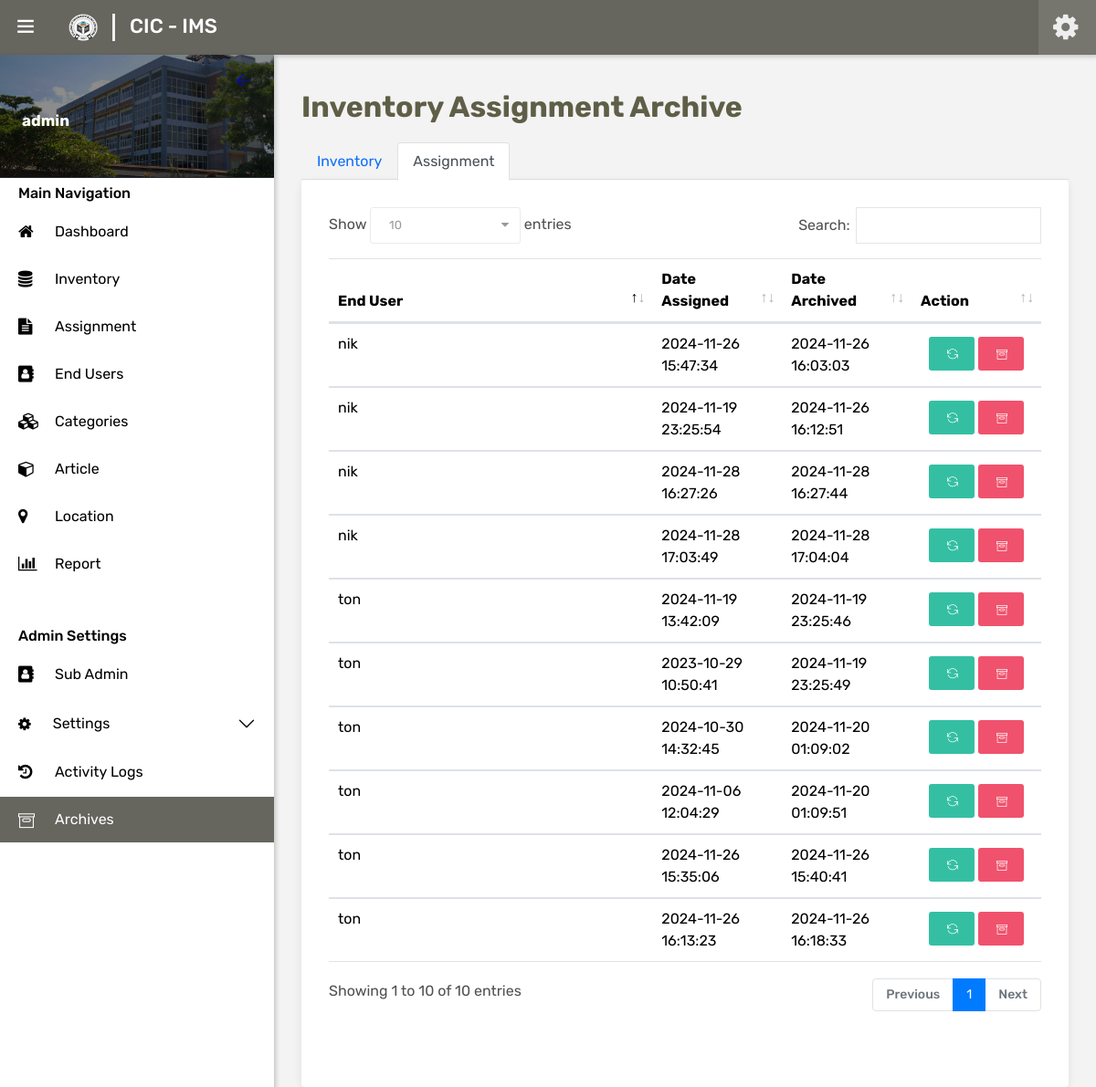
/admin/archive-assignment.php (signed in), run on the app's committed database.
### tables this page shows
CREATE TABLE `system_content` (
  `id` int(3) NOT NULL,
  `sys_name` varchar(50) NOT NULL,
  `login_image` varchar(80) NOT NULL,
  `logo_file` varchar(80) NOT NULL,
  `address` varchar(50) NOT NULL,
  `theme` int(1) NOT NULL
);

CREATE TABLE `inventory_assignment_archive` (
  `id` int(6) NOT NULL,
  `assignment_id` int(6) NOT NULL,
  `end_user` varchar(20) NOT NULL,
  `status` varchar(15) DEFAULT NULL,
  `date_added` datetime NOT NULL,
  `date_archived` datetime NOT NULL
);

### includes/session.php (called while the page is built, shortened)
<?php
    include('../global/model.php');
    $model = new Model();
    if (isset($_SESSION['sess'])) {
        $session_name = $_SESSION['session_name'];
    } else {
        echo "<script>alert('You are not logged in. Redirecting to login page.');window.open('../index.php', '_self');</script>";
        exit;
    }
    $account_id = $_SESSION['sess'];
    $customize = $model->displayReportEdit();
?>

### global/model.php (called while the page is built, shortened)
<?php
	Class Model {
		private $server = "localhost";
		private $username = "root";
		private $password = "cicims";
		private $dbname = "cic_ims";
		private $conn;
		public function __construct() {
			try {
				$this->conn = new mysqli($this->server, $this->username, $this->password, $this->dbname);
			} catch (Exception $e) {
				echo "Connection failed" . $e->getMessage();
			}
		}
		public function getAssignmentArchives() {
			$data = null;
			$query = "SELECT * FROM inventory_assignment_archive ";
			if ($stmt = $this->conn->prepare($query)) {
				$stmt->execute();
				$result = $stmt->get_result();
				while ($row = $result->fetch_assoc()) {
					$data[] = $row;
				}
			}
			return $data;
		}
		public function displayReportEdit() {
			$query = "SELECT * FROM system_content WHERE id = 1";
			if ($stmt = $this->conn->prepare($query)) {
				$stmt->execute();
				$result = $stmt->get_result();
				if ($row = $result->fetch_assoc()) {
					return $row;
				}
			}
			return null;
		}
	}
?>

### includes/explode-data.php (called while the page is built, shortened)
<?php
    function getNameFromField($data) {
        $parts = explode(' ', $data, 2);
        return isset($parts[1]) ? $parts[1] : $data;
    }
?>

### admin/archive-assignment.php (the view, shortened to what this page needs)
<?php include('../includes/session.php'); ?>
<?php include('../includes/explode-data.php'); ?>
<?php
	$assignmentArchives = $model->getAssignmentArchives();
?>
<?php include('../includes/layouts/main-layouts/html-head.php') ?>
</head>
<body class="ttr-opened-sidebar ttr-pinned-sidebar" style="background-color: #F3F3F3;">
<?php include('../includes/layouts/main-layouts/ttr-header.php') ?>
		<nav class="ttr-sidebar-navi">
			<ul>
				<li style="padding-left: 20px; padding-top: 5px; padding-bottom: 5px; margin-top: 0px; margin-bottom: 0px;">
					<span class="ttr-label" style="color: #D5D6D8; font-weight: 500;">Main Navigation</span>
				</li>
				<li class="" style="margin-top: 0px;">
					<a href="index" class="ttr-material-button">
						<span class="ttr-icon"><i class="fa fa-home" aria-hidden="true"></i></span>
						<span class="ttr-label">Dashboard</span>
					</a>
				</li>
				<li class="" style="margin-top: 0px;">
					<a href="inventory" class="ttr-material-button">
						<span class="ttr-icon"><i class="fa fa-database" aria-hidden="true"></i></span>
						<span class="ttr-label">Inventory</span>
					</a>
				</li>
				<li class="" style="margin-top: 0px;">
					<a href="inventory-assignment" class="ttr-material-button">
						<span class="ttr-icon"><i class="fa fa-file-text" aria-hidden="true"></i></span>
						<span class="ttr-label">Assignment</span>
					</a>
				</li>
				<li class="" style="margin-top: 0px;">
					<a href="end-user" class="ttr-material-button">
						<span class="ttr-icon"><i class="fa fa-address-book" aria-hidden="true"></i></span>
						<span class="ttr-label">End Users</span>
					</a>
				</li>
				<li class="" style="margin-top: 0px;">
					<a href="category" class="ttr-material-button">
						<span class="ttr-icon"><i class="fa fa-cubes" aria-hidden="true"></i></span>
						<span class="ttr-label">Categories</span>
					</a>
				</li>
				<li class="" style="margin-top: 0px;">
					<a href="article" class="ttr-material-button">
						<span class="ttr-icon"><i class="fa fa-cube" aria-hidden="true"></i></span>
						<span class="ttr-label">Article</span>
					</a>
				</li>
				<li class="" style="margin-top: 0px;">
					<a href="location" class="ttr-material-button">
						<span class="ttr-icon"><i class="fa fa-map-marker" aria-hidden="true"></i></span>
						<span class="ttr-label">Location</span>
					</a>
				</li>
				<li class="" style="margin-top: 0px;">
					<a href="report.php" class="ttr-material-button">
						<span class="ttr-icon"><i class="fa fa-bar-chart" aria-hidden="true"></i></span>
						<span class="ttr-label">Report</span>
					</a>
				</li>
				<li style="padding-left: 20px; padding-top: 40px; padding-bottom: 5px; margin-top: 0px; margin-bottom: 0px;">
					<span class="ttr-label" style="color: #D5D6D8; font-weight: 500;">Admin Settings</span>
				</li>
				<li class="" style="margin-top: 0px;">
					<a href="sub-admin" class="ttr-material-button">
						<span class="ttr-icon"><i class="fa fa-address-book" aria-hidden="true"></i></span>
						<span class="ttr-label">Sub Admin</span>
					</a>
				</li>
				<li class="" style="margin-top: 0px;">
					<div class="accordion accordion-flush" id="accordionSettings">
						<div class="accordion-item">
							<h2 class="accordion-header">
							<button class="accordion-button ps-3.5 py-1 collapsed" type="button" data-bs-toggle="collapse" data-bs-target="#collapseSettings" aria-expanded="true" aria-controls="collapseSettings" ><i class="fa fa-solid fa-gear me-2 pe-3" aria-hidden="true"></i>
							Settings
							</button>
							</h2>
				</li>
				<li class="" style="margin-top: 0px;">
					<a href="history" class="ttr-material-button">
						<span class="ttr-icon"><i class="fa fa-history" aria-hidden="true"></i></span>
						<span class="ttr-label">Activity Logs</span>
					</a>
				</li>
				<li class="show" style="margin-top: 0px;">
					<a href="archive-inventory" class="ttr-material-button">
						<span class="ttr-icon"><i class="ti-archive" aria-hidden="true"></i></span>
						<span class="ttr-label">Archives</span>
					</a>
				</li>
			</ul>
		</nav>
	</div>
</div>
<main class="ttr-wrapper" style="background-color: #F3F3F3;">
	<div class="container-fluid">
		<div class="row mb-3">
            <div class="col-12">
                <div class="d-flex justify-content-between align-items-center">
                    <h2 class="p-0 mb-0">Inventory Assignment Archive</h2>
                </div>
            </div>
        </div>
		<div class="row">
			<div class="col-lg-12 m-b30">
				<ul class="nav nav-tabs">
					<li class="nav-item">
						<a class="nav-link" href="archive-inventory">Inventory</a>
					</li>
					<li class="nav-item">
						<a class="nav-link active" aria-current="page" href="archive-assignment">Assignment</a>
					</li>
				</ul>
				<div class="widget-box">
					<div class="widget-inner">
						<div class="table-responsive">
							<table id="table" class="table" style="width:100%">
								<thead>
									<tr>
										<th class="col-5">End User</th>
										<th class="col-2">Date Assigned</th>
										<th class="col-2">Date Archived</th>
										<th class="col-sm-1 col-lg-2">Action</th>
									</tr>
								</thead>
								<tbody>
									<?php if(!empty($assignmentArchives)): ?>
										<?php foreach ($assignmentArchives as $archiveInfo): ?>
											<?php $archive_id = $archiveInfo['id']; ?>
											<tr>
												<td><?php echo getNameFromField($archiveInfo['end_user']); ?></td>
												<td><?php echo $archiveInfo['date_added']; ?></td>
												<td><?php echo $archiveInfo['date_archived']; ?></td>
												<td>
													<center>
														<button data-toggle="modal" data-target="#restore-<?php echo $archive_id; ?>" class="btn green mt-1" style="width: 50px; height: 37px;">
															<span data-toggle="tooltip" title="Restore">
																<i class="ti-reload" style="font-size: 12px;"></i>
															</span>
														</button>
														<button data-toggle="modal" data-target="#delete-<?php echo $archive_id; ?>" class="btn red mt-1" style="width: 50px; height: 37px;">
															<span data-toggle="tooltip" title="Delete">
																<i class="ti-archive" style="font-size: 12px;"></i>
															</span>
														</button>
													</center>
												</td>
											</tr>
										<?php endforeach; ?>
									<?php endif; ?>
								</tbody>
							</table>
						</div>
					</div>
				</div>
			</div>
		</div>
	</div>
</main>
</body>
</html>

### includes/layouts/main-layouts/ttr-header.php (shortened to what this page needs)
<header class="ttr-header">
	<div class="ttr-header-wrapper">
		<div class="ttr-toggle-sidebar ttr-material-button">
			<i class="ti-menu ttr-close-icon text-secondary"></i>
		</div>
		<div class="ttr-logo-box">
			<div>
				<a href="index" class="ttr-logo">
					<img alt="" class="ttr-logo-desktop me-2" src="../assets/images/<?php echo $customize['logo_file']; ?>" style="width: 32px; height: 30px;">
					<div class="p-0 ms-2" style="border-left: 3px solid #F0F0F0; height: 30px;">
						<h4 class="sys-name p-0 ms-3 mb-0 "><?php echo $customize['sys_name']; ?></h4>
					</div>
				</a>
			</div>
		</div>
		<div class="ttr-header-right ttr-with-seperator float-right">
			<ul class="ttr-header-navigation">
				<li>
					<a href="#" class="ttr-material-buttooon ttr-submenu-toggle"><span class="ttr-user-avatar text-primary"><i class="fa fa-cog fa-spinn text-secondary" style="font-size: 32px;"></i></span></a>
				</li>
			</ul>
		</div>
	</div>
</header>
<div class="ttr-sidebar">
	<div class="ttr-sidebar-wrapper content-scroll">
		<div style="height: 135px">
			<div class="ttr-sidebar-logo" style="background-image: url('../assets/images/cic-bldg.png'); background-position: center; background-repeat: no-repeat;background-size: cover; height: 135px; border-color: #222831; background-color: rgba(0, 0, 0, 0.5);">
				<div class="ttr-sidebar-toggle-button">
					<i class="ti-arrow-left" style="color: blue;"></i>
				</div>
				<div style="padding-left: px; padding-top: 12px;">
				<a href="user-view?id=<?php echo $account_id; ?>">
					<div class="mt-4" style="height: 8px;">
					</div>
					<div class="info-container">
						<div class="name" data-toggle="dropdown" aria-haspopup="true" aria-expanded="false" style="color: white; font-size: 17px;"><b><?php echo $session_name; ?></b></div>
					</div>
				</a>
				</div>
			</div>
		</div>

### dashboard/assets/css/typography.css (style rules this page uses)
body { background-color: #fff; font-family: Rubik; font-size: 16px; font-weight: 400; color:#505050; padding: 0; margin: 0; overflow-x: hidden; -webkit-font-smoothing: antialiased; -font-smoothing: antialiased; -moz-osx-font-smoothing: grayscale; scroll-behavior: smooth; }
a { color: #6f6f6f; outline: 0 none; text-decoration: none; }
img { border-style: none; height: auto; max-width: 100%; vertical-align: middle; }
section, article, aside, details, figcaption, figure, footer, header, hgroup, main, menu, nav, summary { display: block; }
table { background-color: transparent; width: 100%; }
table thead th { color: #333; }
table td { padding: 15px 10px; }
p, address, pre, hr, ul, ol, dl, dd, table { margin-bottom: 24px; }
h1, h2, h3, h4, h5, h6 { color: #111111; font-family: rubik; margin-top:0; }
h2 { font-size: 32px; line-height: 45px; margin-bottom: 25px; font-weight: 700; }
h4 { font-size: 22px; line-height: 28px; margin-bottom: 15px; font-weight: 500; }
dl, ul, ol { list-style-position: outside; padding: 0; }
ul, ol { margin-bottom: 24px; }
ul li, ol li { padding: 0; }
.m-b30 { margin-bottom: 30px; }

### dashboard/assets/css/shortcodes/form.css (style rules this page uses)
.btn, .panel, .form-control, .img-thumbnail, .panel-head ing, .dropdown-menu, .panel-group .panel, .nav-tabs > li > a, .modal-content, .navbar-toggler, .nav-pills > li > a, .pager li > a, .pager li > span, .well, .alert, .list-group-item:first-child, .list-group-item:last-child, .input-group-addon, .btn-group-divides > .btn:not(:first-child):not(:last-child):not(.dropdown-toggle), .btn-group-divides > .btn:last-child:not(:first-child), .btn-group > .dropdown-toggle:not(:first-child), .ttr-booking-form .ttr-extra-services li .feature-box-lg, .ttr-booking-form .ttr-extra-services li.active .feature-box-lg:after, .widget_tag_cloud a, .searchform input[type="text"], .searchform input[type="submit"], ol.comment-list li.comment .comment-body { -webkit-border-radius: 0; -moz-border-radius: 0; border-radius: 0; }
a, .ttr-box, .btn, .form-control, .ov-box, .overlay-icon li a i, .feature-box-xl, .feature-box-lg, .feature-box-md, .feature-box-sm, .feature-box-xs, .navbar-toggler, .menu-logo, .menu-links .nav > li > a, .secondary-menu { -webkit-transition: all 0.2s linear; -moz-transition: all 0.2s linear; -ms-transition: all 0.2s linear; -o-transition: all 0.2s linear; transition: all 0.2s linear; }
button { outline:none !important; cursor:pointer; }

### dashboard/assets/css/shortcodes/button.css (style rules this page uses)
.btn { -moz-user-select: none; border: 1px solid rgba(0, 0, 0, 0); border-radius: 4px; display: inline-block; font-size: 16px; font-weight: 400; line-height: 1.25; padding: 8px 16px; text-align: center; transition: all 0.2s ease-in-out 0s; vertical-align: middle; white-space: nowrap; }
.btn, .btn-secondry { color: #fff; padding: 10px 20px; display: inline-block; font-size: 14px; outline: none; cursor: pointer; outline: none; border-width: 0; border-style: solid; border-color: transparent; line-height: 1.42857; border-radius: 3px; font-weight: 400; text-align:center; font-family: rubik; }
.btn { background-color: #EFBB20; }
.btn.green { background-color: #34bfa3; color: #fff; }
.btn.red { background-color: #f0526d; color: #fff; }

### dashboard/assets/css/shortcodes/accordion.css (style rules this page uses)
.accordion { --bs-accordion-color: #ffffff; --bs-accordion-bg: #000000; --bs-accordion-border-color: unset; --bs-accordion-active-color: #ffffff; --bs-accordion-active-bg: #000000; --bs-accordion-btn-focus-box-shadow: none; --bs-accordion-btn-focus-border-color: unset; }

### dashboard/assets/css/shortcodes/breadcrumb.css (style rules this page uses)
.table > tbody > tr > td, .table > tbody > tr > th, .table > tfoot > tr > td, .table > tfoot > tr > th, .table > thead > tr > td, .table > thead > tr > th { padding: 10px; }

### data on the page
system_content: logo_file (picture), sys_name "CIC - IMS"
inventory_assignment_archive: end_user "ton", date_added "2024-11-19 13:42:09", date_archived "2024-11-19 23:25:46"
inventory_assignment_archive: end_user "ton", date_added "2023-10-29 10:50:41", date_archived "2024-11-19 23:25:49"
inventory_assignment_archive: end_user "ton", date_added "2024-10-30 14:32:45", date_archived "2024-11-20 01:09:02"
inventory_assignment_archive: end_user "ton", date_added "2024-11-06 12:04:29", date_archived "2024-11-20 01:09:51"
inventory_assignment_archive: end_user "ton", date_added "2024-11-26 15:35:06", date_archived "2024-11-26 15:40:41"
inventory_assignment_archive: end_user "nik", date_added "2024-11-26 15:47:34", date_archived "2024-11-26 16:03:03"
inventory_assignment_archive: end_user "nik", date_added "2024-11-19 23:25:54", date_archived "2024-11-26 16:12:51"
inventory_assignment_archive: end_user "ton", date_added "2024-11-26 16:13:23", date_archived "2024-11-26 16:18:33"
inventory_assignment_archive: end_user "nik", date_added "2024-11-28 16:27:26", date_archived "2024-11-28 16:27:44"
inventory_assignment_archive: end_user "nik", date_added "2024-11-28 17:03:49", date_archived "2024-11-28 17:04:04"

### other printed values
$session_name "admin"
